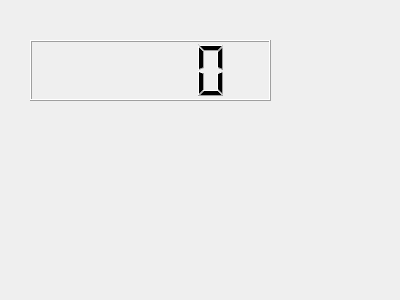
<?xml version="1.0" encoding="UTF-8"?>
<ui version="4.0">
 <class>Form</class>
 <widget class="QWidget" name="Form">
  <property name="geometry">
   <rect>
    <x>0</x>
    <y>0</y>
    <width>400</width>
    <height>300</height>
   </rect>
  </property>
  <property name="windowTitle">
   <string>Form</string>
  </property>
  <widget class="QLCDNumber" name="lcdNumber">
   <property name="geometry">
    <rect>
     <x>30</x>
     <y>40</y>
     <width>241</width>
     <height>61</height>
    </rect>
   </property>
  </widget>
 </widget>
 <resources/>
 <connections/>
</ui>
